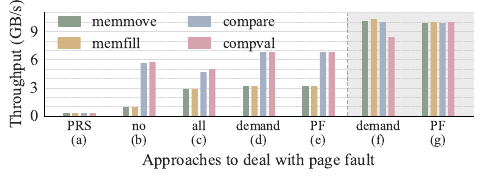

Generate this figure with Python:
from matplotlib.ticker import MultipleLocator
import matplotlib.pyplot as plt
import numpy as np
 
plt.style.use('seaborn-v0_8-whitegrid')
plt.rcParams.update({
    'font.family': 'Times New Roman',
    'font.size': 12,
    'axes.linewidth': 0.5,
    'grid.linewidth': 0.3,
    'figure.dpi': 300,
})
 
tap_only_speed = 3.150 
clusters = ['memmove' , 'memfill' , 'compare' , 'compval' ]
groups = [ "PRS\n(a)" ,  "no\n(b)" , "all\n(c)" , "demand\n(d)" , "PF\n(e)" , 
           "demand\n(f)" , "PF\n(g)" ]
data = np.loadtxt('data.txt').T  # Load data from file
 
fig, ax = plt.subplots(figsize=(5, 2)) 
 
bar_width = 0.025  
gap_between_bars = 0.01  
gap_between_clusters = 0.1 
 
n_groups = len(groups)
n_clusters = len(clusters)
 
cluster_centers = np.arange(n_groups) * (n_clusters * (bar_width + gap_between_bars) + gap_between_clusters)
 
x_positions = []
for i in range(n_clusters):
    x_positions.append(cluster_centers + i * (bar_width + gap_between_bars))
x_positions = np.array(x_positions)
 
colors = ['#8c9e8e', '#d4b483', '#a6b0c5', '#d6a2ad'] 
hatch = [ '' , '///', '---', 'xxx' ]  
for i in range(n_clusters):
    ax.bar(x_positions[i], data[:, i], 
          width=bar_width,
          color=colors[i],
          hatch=hatch[i], 
          linewidth=0.3,
          label=clusters[i])

gray_start = cluster_centers[5] - gap_between_clusters/2 - gap_between_bars * 2 
current_xlim = ax.get_xlim() 
x_max = current_xlim[1] 
 
ax.axvspan(gray_start, x_max, 
           facecolor='#c0c0c0', alpha=0.3, zorder=0)
 
divider_position = cluster_centers[5] - gap_between_clusters / 2 - gap_between_bars * 2
ax.axvline(x=divider_position, color='gray', 
           linestyle='--', linewidth=0.8, alpha=0.7)
 
ax.set_xlim(current_xlim)

 
ax.set_xticks(cluster_centers + (n_clusters-1)*(bar_width+gap_between_bars)/2)
ax.set_xticklabels(groups , fontsize=10)  
ax.xaxis.grid(False) 
ax.set_xlabel('Approaches to deal with page fault') 
ax.spines['bottom'].set_color('black') 
  
ax.set_yticks(np.arange(0, 11.1, 1)) 
ax.yaxis.set_major_locator(MultipleLocator(3))  
ax.yaxis.set_minor_locator(MultipleLocator(1))  
ax.grid(axis='y', which='major', linestyle='-', linewidth=0.3, alpha=0.7) 
ax.grid(axis='y', which='minor', linestyle=':', linewidth=0.3, alpha=0.7) 
ax.set_ylabel('Throughput (GB/s)') 
ax.spines['left'].set_color('black') 

 
ax.spines['top'].set_visible(False) 
ax.spines['right'].set_visible(False) 
ax.legend(loc='upper left', bbox_to_anchor = (0,1.1) ,  fontsize=11 , ncol=2 , handlelength = 1.5 ) 

plt.tight_layout()
 
plt.savefig('figure6.png', bbox_inches='tight', transparent=True)
plt.savefig('figure6.pdf', bbox_inches='tight')  
 
plt.show()

# DSA throughput under different page fault handling strategies: 
# (a) no pre-page-fault (PPF) with PRS enabled, (b) no PPF, (c) PPF all memory, (d) PPF on demand, 
# (e) page fault handling only (no DSA execution), (f) strategy (d) with 2 MB pages, and (g) strategy (e) with 2 MB pages.
 